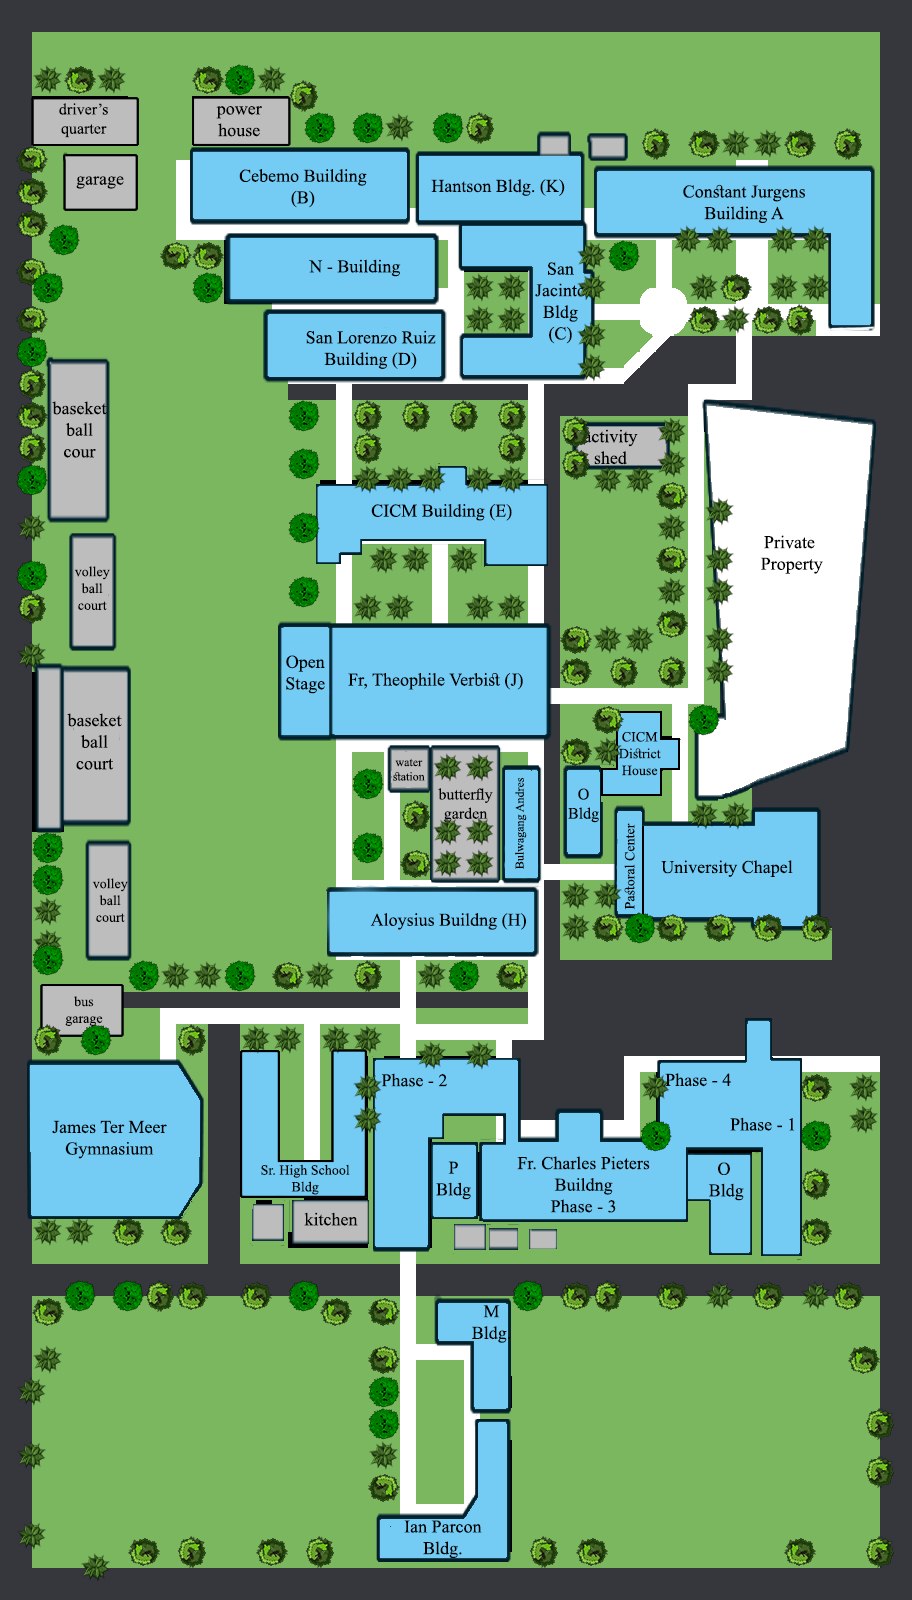

A level layout from a 2D game, rendered from its tile map. Below: a short description, then the map file with tile-grid data replaced by summaries:
An orthogonal 57x100 tile map with 16x16 px tiles, 4 tile layers (grass, road, path, trees), 2 tilesets, 1 image layer.

<map version="1.0" orientation="orthogonal" renderorder="right-down" width="57" height="100" tilewidth="16" tileheight="16" nextobjectid="1">
 <tileset firstgid="1" name="map" tilewidth="16" tileheight="16" spacing="2" margin="2" tilecount="14" columns="14">
  <image source="map.png" width="256" height="32" />
 </tileset>
 <tileset firstgid="15" name="trees" tilewidth="32" tileheight="32" tilecount="5" columns="5">
  <image source="trees.png" width="176" height="32" />
 </tileset>
 <layer name="grass" width="57" height="100">
  <data>[5700 cells, 2921 non-empty, 1 distinct tile ids]</data>
 </layer>
 <layer name="road" width="57" height="100">
  <data>[5700 cells, 1257 non-empty, 3 distinct tile ids]</data>
 </layer>
 <layer name="path" width="57" height="100">
  <data>[5700 cells, 542 non-empty, 7 distinct tile ids]</data>
 </layer>
 <imagelayer name="building">
  <image source="building.png" />
 </imagelayer>
 <layer name="trees" width="57" height="100">
  <data>[5700 cells, 200 non-empty, 5 distinct tile ids]</data>
 </layer>
</map>
